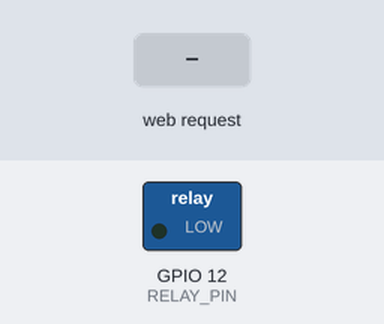
A sketch run on a simulated ESP32. Parts: switched loads named in the sketch (green lamp = pin HIGH). The inputs (shaded band) are chosen by the test bench. WiFi joins after 1.5 s; servers stay silent unless stated; what the sketch prints to the serial monitor is not drawn.

Above: at 2.7 s.
2.8 s: HTTP request GET /notify received
At 3.3 s:
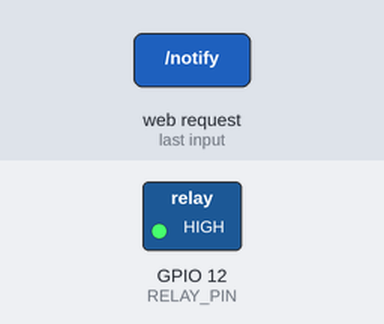
4.3 s: HTTP request GET /notify?p=1 received
At 6.7 s:
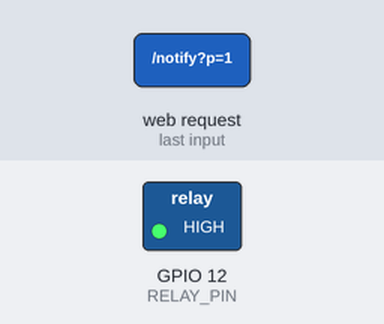
7.3 s: HTTP request GET /notify?p=0 received
At 12.6 s:
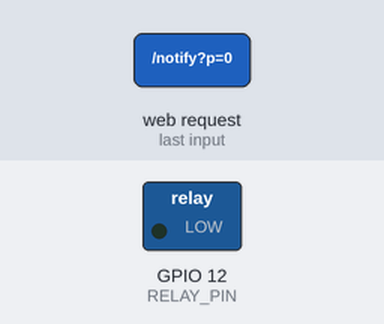
Timing chart, 0 to 14.1 s (numbered marks = the images above; inputs shaded):
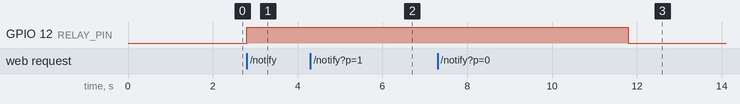

The sketch:

esp32_with_camar.ino
```cpp
#include <WiFi.h>
#include <WebServer.h>

const char* ssid = "Fateh";
const char* password = "700900600";

WebServer server(80);

const int RELAY_PIN = 12;         // غيّرها حسب توصيلك


void handleNotify() {
  // if (!server.hasArg("p")&&!server.hasArg("s")) {
  //   server.send(400, "text/plain", "Missing p");
  //   return;
  // }

  String product = server.arg("p");
  product.trim();

  Serial.println("Received: " + product);
  server.send(200, "text/plain", "OK " + product);

  String product1 = server.arg("s");
  product.trim();

  Serial.println("Received: " + product1);


  //relayOn();
  digitalWrite(RELAY_PIN, HIGH);
  delay(3000);
  //relayOff();
  digitalWrite(RELAY_PIN,LOW );

  server.send(200, "text/plain", "OK " + product);
}

void setup() {
  Serial.begin(115200);

  pinMode(RELAY_PIN, OUTPUT);
  // relayOff();
  digitalWrite(RELAY_PIN,LOW );

  WiFi.begin(ssid, password);
  while (WiFi.status() != WL_CONNECTED) {
    delay(300);
    Serial.print(".");
  }

  Serial.println("\nConnected!");
  Serial.print("ESP32 IP: ");
  Serial.println(WiFi.localIP());

  server.on("/notify", handleNotify); // مثال: /notify?p=KINZA
  server.begin();
}

void loop() {
  server.handleClient();
}
```

Measured:
- after the input at 2.8 s, GPIO 12 (RELAY_PIN): LOW → HIGH at once
- after the input at 4.3 s, GPIO 12 (RELAY_PIN): stays HIGH (without the input it goes to LOW after 1.5 s)
- after the input at 7.3 s, GPIO 12 (RELAY_PIN): HIGH → LOW after 4.5 s instead of 1.5 s
